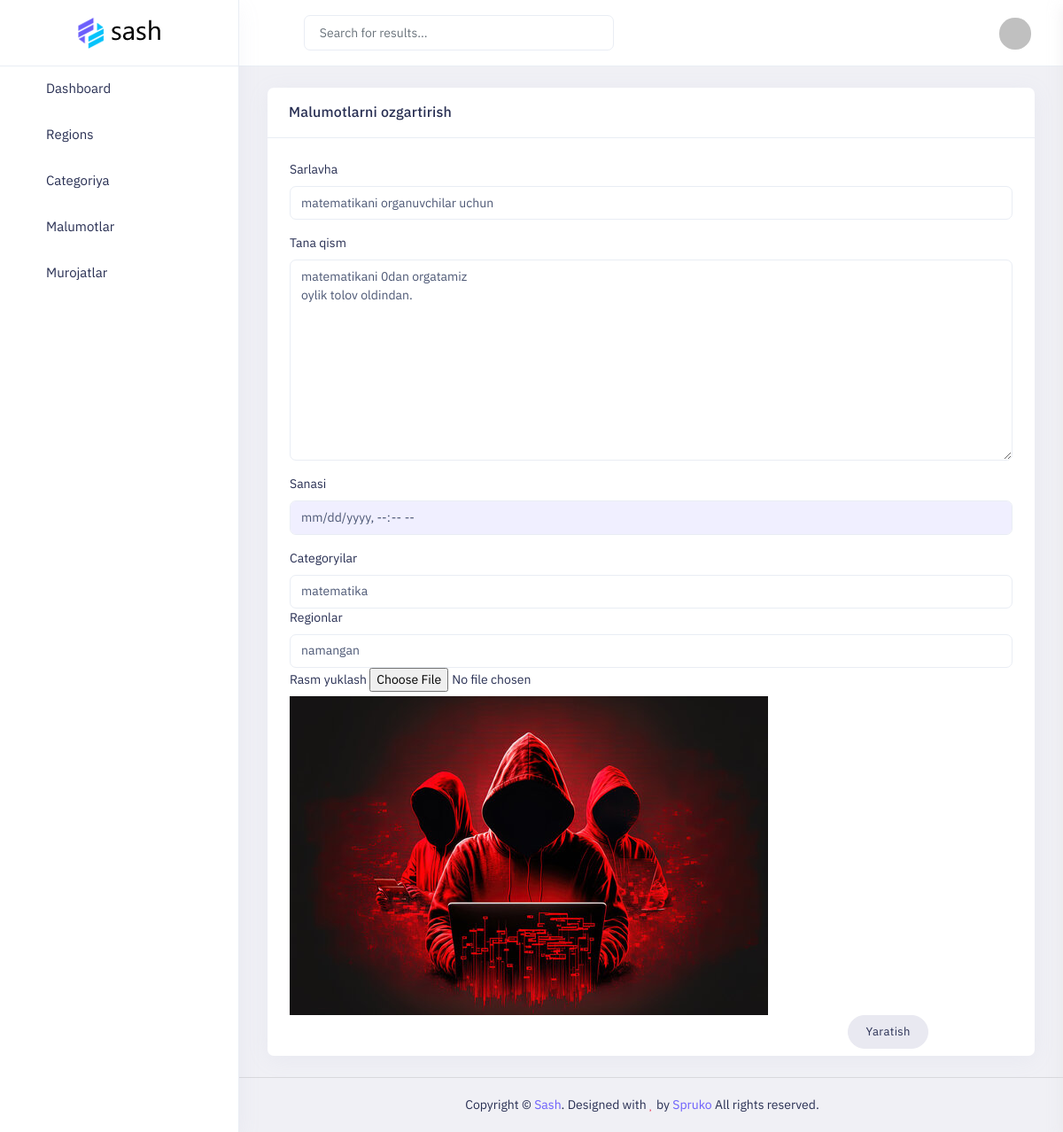
Page /dashb/items/update/1/ on the committed database.
### home/models.py (models this page shows, shortened)
class Item(models.Model):
    title = models.CharField(max_length=255)
    body = models.TextField()
    category = models.ForeignKey(Category, on_delete=models.CASCADE)
    region = models.ForeignKey(Region,on_delete=models.CASCADE, null = True, blank=True)
    is_active = models.BooleanField(default = True)
    image = models.ImageField(upload_to = 'items/')

### home/views.py (the view, shortened to what this page needs)
# urls.py: path('dashb/items/update/<int:id>/', views.item_update, name='item_update'),
def item_update(request, id):
    item = models.Item.objects.get(id=id)
    context  = {
        'item':item,
        'categorys':models.Category.objects.all(),
        'regions':models.Region.objects.all()
    }
    return render(request, 'dashb/items/update.html', context)

### templates/dashb/items/update.html (shortened to what this page needs)
{% extends 'dashb/base.html' %}
{% load static %}
{% block content %}
            <div class="main-content app-content mt-0">
                <div class="side-app">
                    <div class="main-container container-fluid">
                        <div class="d-flex justify-content-between">
                        <div class="page-header">
                            <h1 class="page-title">Malumotlar</h1>
                        </div>
                        <div class="page-header">
                            <a class="btn btn-red me-3  mt-2" data-bs-target="#select2modal" data-bs-toggle="modal" href="javascript:;">O'chirish</a>
                        </div>
                    </div>
                        <div class="row">
                            <div class='col-3'></div>
                            <div class="col-xl-6 col-lg-12">
                                <div class="card">
                                    <div class="card-header">
                                        <h3 class="card-title">Malumotlarni ozgartirish</h3>
                                    </div>
                                    <form method='post' enctype="multipart/form-data">
                                    <div class="card-body pb-2">
                                        <div class="row row-sm">
                                            <div class="col-lg">
                                                <label>Sarlavha</label>
                                                <input class="form-control mb-4" value="{{item.title}}" type="text" name='title'>
                                            </div>
                                        </div>
                                        <div class="row row-sm">
                                            <div class="col-lg">
                                                <label>Tana qism</label>
                                                <textarea cols="30" rows="10" class="form-control mb-4"  name="body">{{item.body}}</textarea>
                                                <label>Sanasi</label>
                                                <input class="form-control mb-4" value="{{ item.created|date:'Y-m-d'}}T{{ item.created|time:'H:i'}}" disabled type="datetime-local">
                                                <label>Categoryilar</label>
                                                <select class="form-control select2" name="category_id" >
                                                    {%  for category in categorys %}
                                                        {% if category == item.category %}
                                                        <option value="{{category.id}}" selected>{{ category.name}}</option>
                                                        {% else %}
                                                        <option value="{{category.id}}">{{ category.name}}</option>
                                                        {% endif %}
                                                    {% endfor %}
                                                </select>
                                                <label>Regionlar</label>
                                                <select class="form-control select2" name="region_id">
                                                    {%  for region in regions %}
                                                        {% if region == item.region %}
                                                        <option value="{{region.id}}" selected>{{ region.name}}</option>
                                                        {% else %}
                                                        <option value="{{region.id}}">{{ region.name}}</option>
                                                        {% endif %}
                                                    {% endfor %}
                                                </select>
                                                <label>Rasm yuklash</label>
                                                <input type="file" class="dropify" data-bs-height="180" name="image"> <br>
                                                <img src="{{item.image.url}}" alt="">
                                            </div>
                                        </div>
                                        <div class="row">
                                            <div class="col-9"></div>
                                            <div class="col">
                                                <button class='btn btn-default btn-pill'>Yaratish</button>
                                            </div>
                                        </div>
                                    </div>
                                </form>
                                </div>
                            </div>
                        </div>
                    </div>
                </div>
            </div>
{% endblock %}

### rows in the picture
Item: title "matematikani organuvchilar uchun", body "matematikani 0dan orgatamiz oylik tolov oldindan.", image (picture)

### other values in the picture
form field category_id "matematika"
form field region_id "namangan"
